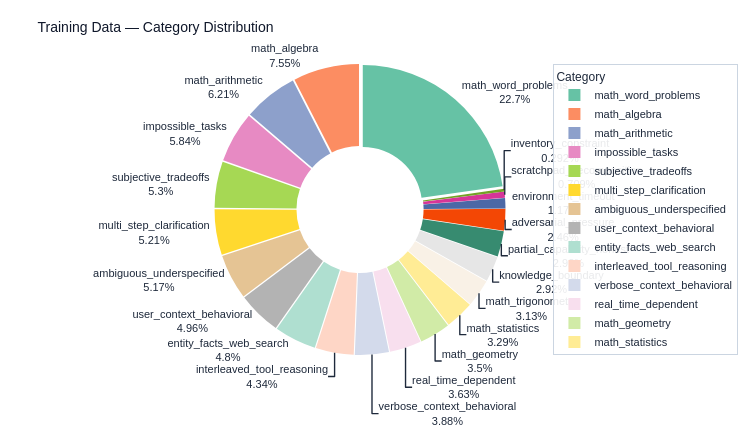

Here is the notebook cell this chart was saved with:
### Code cell
# --- 2b: Category distribution donut ---
cat_counts = df["category"].value_counts().reset_index()
cat_counts.columns = ["category", "count"]
fig = px.pie(
    cat_counts, names="category", values="count",
    title="Training Data — Category Distribution",
    hole=0.42,
    color_discrete_sequence=PALETTE,
)
fig.update_traces(
    textposition="outside",
    textinfo="label+percent",
    textfont=dict(size=11),
    pull=[0.03] * len(cat_counts),
)
fig.update_layout(
    showlegend=True,
    legend=dict(title="Category", orientation="v", x=1.02, y=0.5),
)
save_fig(fig, "01_category_distribution", height=440)

### Figure 1 — Plotly figure (JSON) as saved in the notebook; plotly's stock layout.template omitted (floating-point values rounded to 4 significant figures)
{"data": [{"domain": {"x": [0, 1], "y": [0, 1]}, "hole": 0.42, "hovertemplate": "category=%{label}<br>count=%{value}<extra></extra>", "labels": ["math_word_problems", "math_algebra", "math_arithmetic", "impossible_tasks", "subjective_tradeoffs", "multi_step_clarification", "ambiguous_underspecified", "user_context_behavioral", "entity_facts_web_search", "interleaved_tool_reasoning", "verbose_context_behavioral", "real_time_dependent", "math_geometry", "math_statistics", "math_trigonometry", "knowledge_boundary", "partial_capability_honest", "adversarial_pressure", "environment_timeout", "scratchpad_decomposition", "inventory_constraint"], "legendgroup": "", "name": "", "pull": [0.03, 0.03, 0.03, 0.03, 0.03, 0.03, 0.03, 0.03, 0.03, 0.03, 0.03, 0.03, 0.03, 0.03, 0.03, 0.03, 0.03, 0.03, 0.03, 0.03, 0.03], "showlegend": true, "textfont": {"size": 11}, "textinfo": "label+percent", "textposition": "outside", "type": "pie", "values": [545, 181, 149, 140, 127, 125, 124, 119, 115, 104, 93, 87, 84, 79, 75, 70, 70, 59, 28, 17, 7]}], "layout": {"font": {"color": "#1e293b", "family": "Arial, sans-serif", "size": 12}, "height": 440, "legend": {"bgcolor": "rgba(255,255,255,0.9)", "bordercolor": "#cbd5e1", "borderwidth": 1, "font": {"size": 11}, "orientation": "v", "title": {"font": {"size": 12}, "text": "Category"}, "tracegroupgap": 0, "x": 1.02, "y": 0.5}, "margin": {"b": 72, "l": 72, "r": 36, "t": 64}, "paper_bgcolor": "white", "piecolorway": ["rgb(102,194,165)", "rgb(252,141,98)", "rgb(141,160,203)", "rgb(231,138,195)", "rgb(166,216,84)", "rgb(255,217,47)", "rgb(229,196,148)", "rgb(179,179,179)"], "plot_bgcolor": "white", "showlegend": true, "title": {"font": {"color": "#0f172a", "family": "Arial, sans-serif", "size": 14}, "text": "Training Data — Category Distribution"}, "width": 750, "xaxis": {"gridcolor": "#f1f5f9", "gridwidth": 1, "linecolor": "#cbd5e1", "linewidth": 1, "showgrid": true, "showline": true, "tickfont": {"color": "#475569", "family": "Arial, sans-serif", "size": 10}, "title": {"font": {"color": "#334155", "family": "Arial, sans-serif", "size": 12}}, "zeroline": false}, "yaxis": {"gridcolor": "#f1f5f9", "gridwidth": 1, "linecolor": "#cbd5e1", "linewidth": 1, "showgrid": true, "showline": true, "tickfont": {"color": "#475569", "family": "Arial, sans-serif", "size": 10}, "title": {"font": {"color": "#334155", "family": "Arial, sans-serif", "size": 12}}, "zeroline": false}}}
